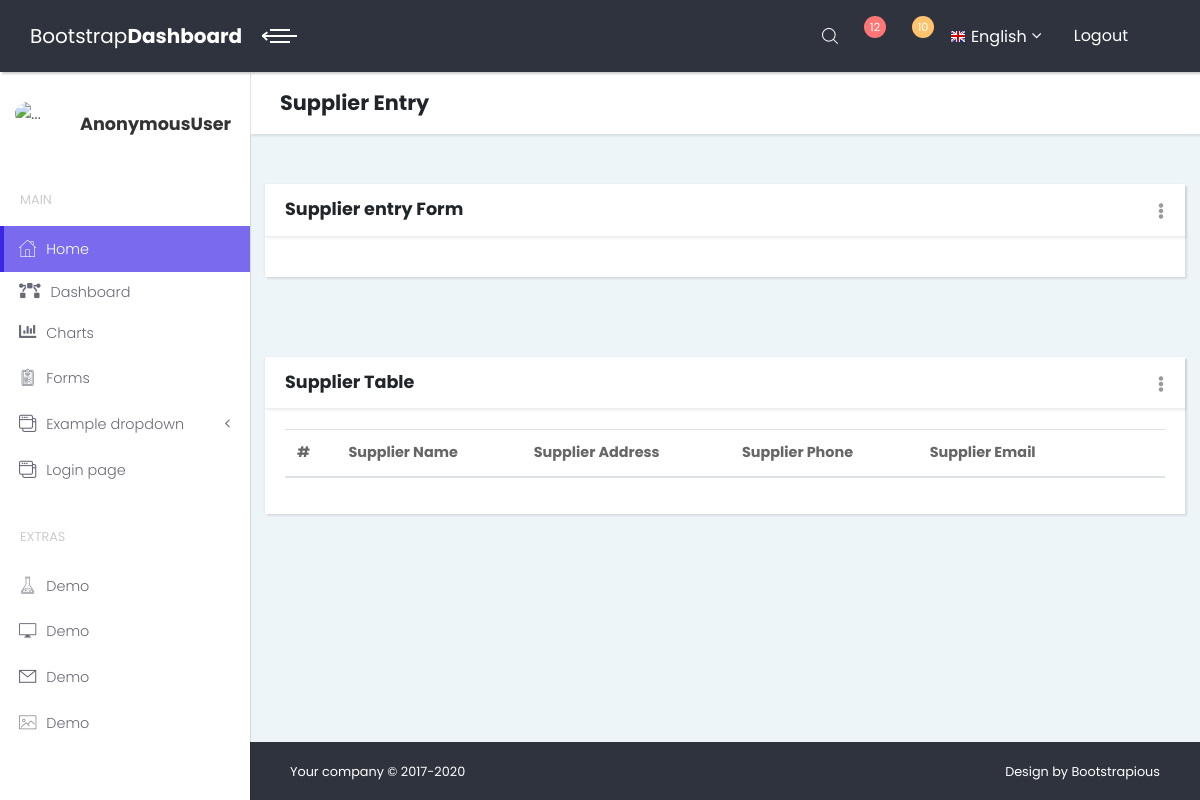
/supplier/entry/edit/8/, run on an earlier commit of the app's database.
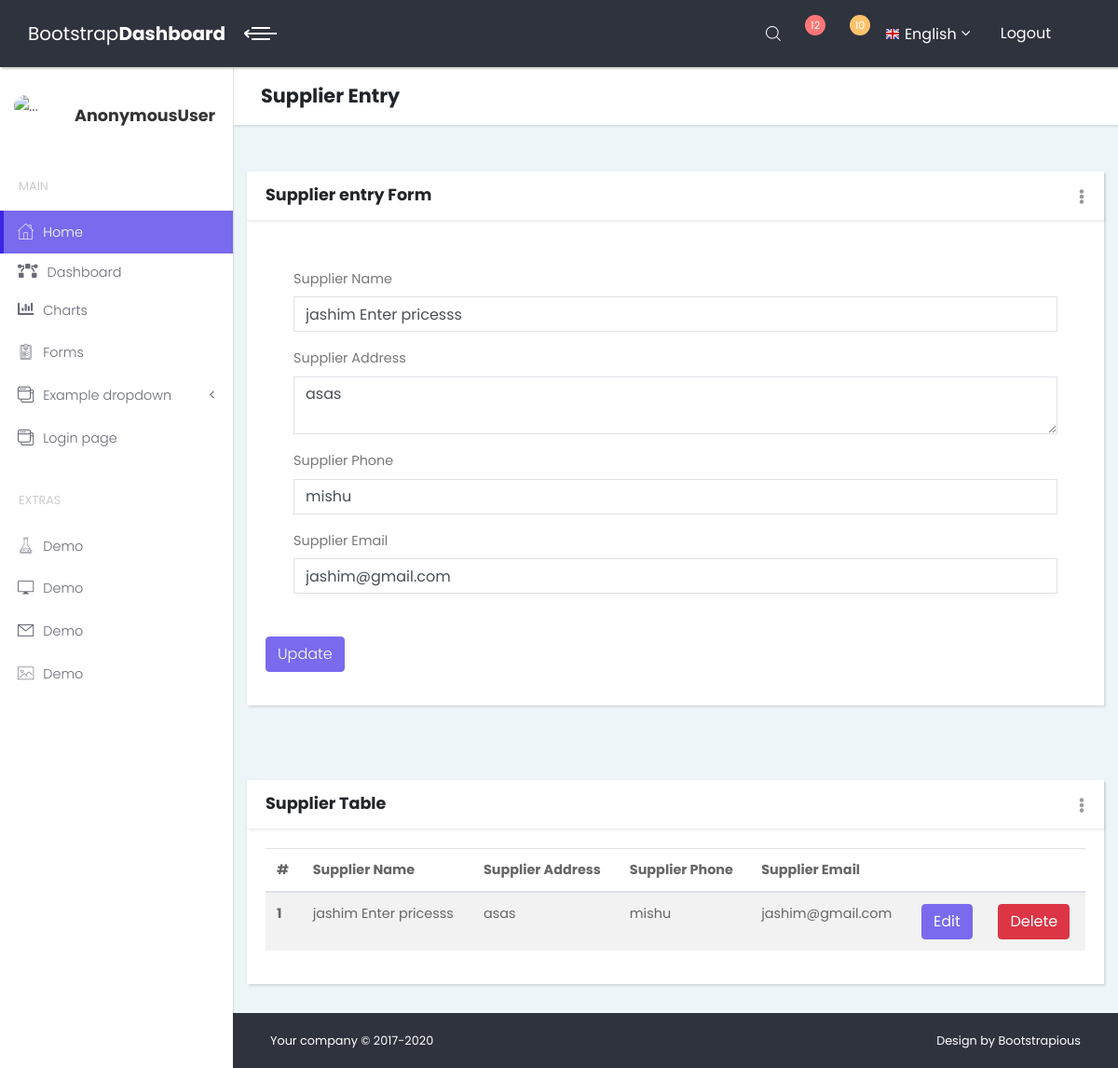
And on a later commit of the database.
### insurance/models.py (models this page shows)
class SupplierInfoM(models.Model):
    Suppliername=models.CharField(max_length=255,null=True,blank=True)
    Address=models.TextField(max_length=2000,null=True,blank=True)
    Phone=models.CharField(max_length=100,null=True,blank=True)
    Email=models.EmailField(max_length=100,null=True,blank=True)
    objects=models.Manager()

### insurance/views.py (the view)
# urls.py: path('supplier/entry/edit/<int:id>/', views.suppliernameeditV,name='supplierentryedit'),
def suppliernameeditV(request,id=0):
    supplier=SupplierInfoM.objects.all()
    if id !=0:
        datasupply=SupplierInfoM.objects.filter(pk=id)
    return render(request, 'inventory/supplieredit.html',{'supplier':supplier,'datasupply':datasupply})

### insurance/templates/inventory/supplieredit.html (shortened to what the changed rows need)
{%extends 'index.html'%}
{%block contant%}
<header class="page-header">
    <div class="container-fluid">
        <h2 class="no-margin-bottom">Supplier Entry</h2>
    </div>
</header>
<section class="dashboard-counts no-padding-bottom">
    <div class="col-lg-12">
        <div class="card">
            <div class="card-body">
                {%for x in datasupply%}
                <form action="{%url 'supplierentryupdate' x.id%}" method="post" enctype="multipart/form-data">
                    <div class="row">
                    <div class="form-group col-md-12">
                        <label class="form-control-label">Supplier Name</label>
                        <input type="text" placeholder="Supplier Name" class="form-control" name="suppliername" value="{{x.Suppliername}}">
                    </div>
                        <div class="form-group col-md-12">
                        <label class="form-control-label">Supplier Address</label>
                            <textarea  placeholder="Supplier Address" class="form-control" name="address" >{{x.Address}}</textarea>
                    </div>
                        <div class="form-group col-md-12">
                        <label class="form-control-label">Supplier Phone</label>
                        <input type="text" placeholder="Supplier Phone" class="form-control" name="phone" value="{{x.Phone}}">
                    </div>
                        <div class="form-group col-md-12">
                        <label class="form-control-label">Supplier Email</label>
                        <input type="text" placeholder="Supplier Email" class="form-control" name="email" value="{{x.Email}}">
                    </div>
                        </div>
                    <div class="form-group">
                        <input type="submit" value="Update" class="btn btn-primary">
                    </div>
                </form>
                {%endfor%}
            </div>
        </div>
    </div>
</section>
<section class="dashboard-counts no-padding-bottom">
<div class="col-lg-12">
                  <div class="card">
                    <div class="card-body">
                      <div class="table-responsive">
                        <table class="table table-striped">
                          <thead>
                            <tr>
                              <th>#</th>
                              <th>Supplier Name</th>
                              <th>Supplier Address</th>
                              <th>Supplier Phone</th>
                              <th>Supplier Email</th>
                              <th></th>
                              <th></th>
                            </tr>
                          </thead>
                          <tbody>
                            {%for x in supplier%}
                            <tr>
                              <th scope="row">{{forloop.counter}}</th>
                              <td>{{x.Suppliername}}</td>
                              <td>{{x.Address}}</td>
                              <td>{{x.Phone}}</td>
                              <td>{{x.Email}}</td>
                              <td><a href="{%url 'supplierentryedit' x.id%}" class="btn btn-primary">Edit</a></td>
                              <td><a href="{%url 'supplierentrydelete' x.id%}" class="btn btn-danger">Delete</a></td>
                            </tr>
                          {%endfor%}
                          </tbody>
                        </table>
                      </div>
                    </div>
                  </div>
                </div>
</section>
{%endblock%}

What changed in the data, as far as the page shows it:
added SupplierInfoM: suppliername "jashim Enter pricesss", address "asas", phone "mishu", email "jashim@gmail.com", Suppliername "jashim Enter pricesss", Address "asas", Phone "mishu", Email "jashim@gmail.com"
